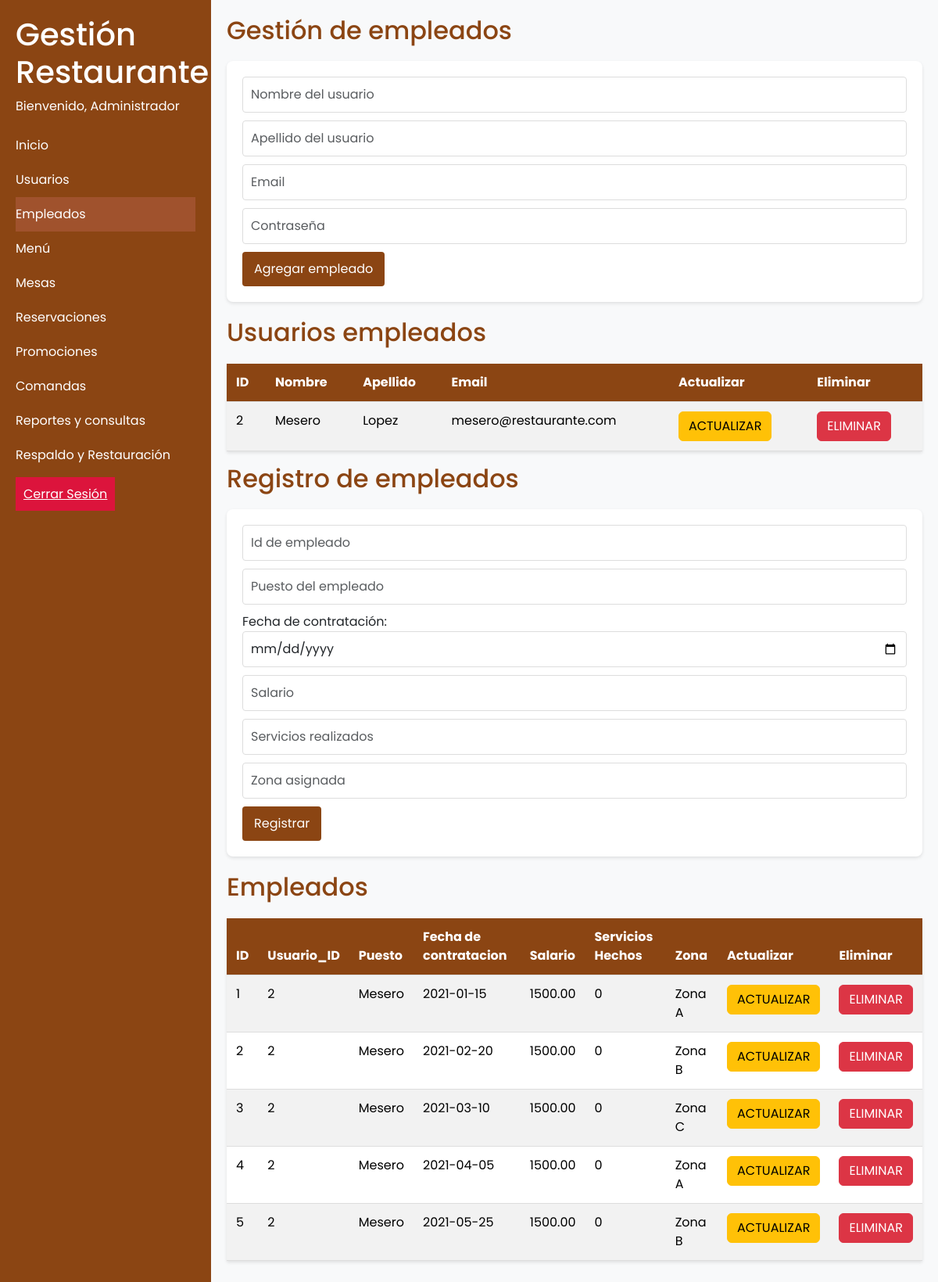
Page /empleados.php (signed in) on the committed database.
### tables this page shows
CREATE TABLE `usuarios` (
  `id` int(11) NOT NULL AUTO_INCREMENT,
  `nombre` varchar(35) NOT NULL,
  `apellido` varchar(35) NOT NULL,
  `email` varchar(100) NOT NULL,
  `contrasena` varchar(30) NOT NULL,
  `tipo` varchar(16) NOT NULL,
  PRIMARY KEY (`id`),
  UNIQUE KEY `email` (`email`)
);

CREATE TABLE `empleados` (
  `id` int(11) NOT NULL AUTO_INCREMENT,
  `usuario_id` int(11) DEFAULT NULL,
  `puesto` varchar(50) NOT NULL,
  `fecha_contratacion` date NOT NULL,
  `salario` decimal(10,2) NOT NULL,
  `servicios_realizados` int(11) DEFAULT 0,
  `zona_asignada` varchar(50) DEFAULT NULL,
  PRIMARY KEY (`id`),
  KEY `usuario_id` (`usuario_id`),
  CONSTRAINT `empleados_ibfk_1` FOREIGN KEY (`usuario_id`) REFERENCES `usuarios` (`id`)
);

### empleados.php (the view, shortened to what this page needs)
<?php
if(isset($_SESSION['usuario'])){
include 'includes/header.php';
include 'Static/connect/db.php';
?>
    <h2>Gestión de empleados</h2>
    <form class="user-form needs-validation" action="REmpleadoU.php" method="POST" novalidate>
        <div class="form-group">
            <input type="text" class="form-control" name="nombre" placeholder="Nombre del usuario" required>
        </div>
        <div class="form-group">
            <input type="text" class="form-control" name="apellido" placeholder="Apellido del usuario" required>
        </div>
        <div class="form-group">
            <input type="email" class="form-control" name="email" placeholder="Email" required>
        </div>
        <div class="form-group">
            <input type="password" class="form-control" name="contrasena" placeholder="Contraseña" required>
        </div>
        <button class="btn btn-primary" type="submit">Agregar empleado</button>
    </form>
    <h2>Usuarios empleados</h2>
    <table class="table table-striped user-table">
        <thead>
            <tr>
                <th>ID</th>
                <th>Nombre</th>
                <th>Apellido</th>
                <th>Email</th>
                <th>Actualizar</th>
                <th>Eliminar</th>
            </tr>
        </thead>
        <tbody>
        <?php
        $query = "SELECT * FROM usuarios WHERE tipo = 'empleado';";
        $resul = mysqli_query($conn, $query);
        while($row = mysqli_fetch_array($resul)){ ?>
            <tr>
            <td><?php echo $row['id'];?></td>
            <td><?php echo $row['nombre']?></td>
            <td><?php echo $row['apellido']?></td>
            <td><?php echo $row['email']?></td>
            <td>
                <a href="actualizarEmpleado.php?id=<?php echo $row['id']?>" class="btn btn-warning">ACTUALIZAR</a>
            </td>
            <td>
                <button class="btn btn-danger" data-toggle="modal" data-target="#confirmDeleteModal" data-id="<?php echo $row['id']?>">ELIMINAR</button>
            </td>
            </tr>
    <?php   }?>
        </tbody>
    </table>
    <h2>Registro de empleados</h2>
    <form class="user-form needs-validation" action="REmpleado.php" method="POST" novalidate>
        <div class="form-group">
            <input type="text" class="form-control" name="idEmpleado" placeholder="Id de empleado" required>
        </div>
        <div class="form-group">
            <input type="text" class="form-control" name="puesto" placeholder="Puesto del empleado" required>
        </div>
        <div class="form-group">
            <label for="contratacion">Fecha de contratación: </label>
            <input type="date" class="form-control" name="contratacion" placeholder="Fecha de contratación" required>
        </div>
        <div class="form-group">
            <input type="text" class="form-control" name="salario" placeholder="Salario" required>
        </div>
        <div class="form-group">
            <input type="text" class="form-control" name="serviciosRealizados" placeholder="Servicios realizados" required>
        </div>
        <div class="form-group">
            <input type="text" class="form-control" name="zona" placeholder="Zona asignada" required>
        </div>
        <button class="btn btn-primary" type="submit">Registrar</button>
    </form>
    <h2>Empleados</h2>
    <table class="table table-striped user-table">
        <thead>
            <tr>
                <th>ID</th>
                <th>Usuario_ID</th>
                <th>Puesto</th>
                <th>Fecha de contratacion</th>
                <th>Salario</th>
                <th>Servicios Hechos</th>
                <th>Zona</th>
                <th>Actualizar</th>
                <th>Eliminar</th>
            </tr>
        </thead>
        <tbody>
        <?php
        $query = "SELECT * FROM empleados";
        $resul = mysqli_query($conn, $query);
        while($row = mysqli_fetch_array($resul)){ ?>
            <tr>
            <td><?php echo $row['id'];?></td>
            <td><?php echo $row['usuario_id']?></td>
            <td><?php echo $row['puesto']?></td>
            <td><?php echo $row['fecha_contratacion'];?></td>
            <td><?php echo $row['salario']?></td>
            <td><?php echo $row['servicios_realizados']?></td>
            <td><?php echo $row['zona_asignada']?></td>
            <td>
                <a href="actualizarEmpleadoU.php?id=<?php echo $row['id']?>" class="btn btn-warning">ACTUALIZAR</a>
            </td>
            <td>
                <button class="btn btn-danger" data-toggle="modal" data-target="#confirmDeleteModal" data-id="<?php echo $row['id']?>">ELIMINAR</button>
            </td>
            </tr>
    <?php   }?>
        </tbody>
    </table>
<?php
include 'includes/footer.php';
}else{
    header("Location: login.php");
}
?>

### Static/css/styles.css (style rules this page uses)
html, body { height: 100%; margin: 0; padding: 0; font-family: 'Poppins', sans-serif; }
body { margin: 0; padding: 0; min-height: 100vh; background-color: #f8f9fa; }
input:invalid { animation: shake 0.3s; }
.content h2 { color: #8B4513; margin-bottom: 20px; }
.user-form { background-color: #fff; padding: 20px; border-radius: 8px; box-shadow: 0 2px 4px rgba(0,0,0,0.1); margin-bottom: 20px; }
.user-form input { display: block; width: 100%; padding: 10px; margin-bottom: 10px; border: 1px solid #ddd; border-radius: 4px; font-size: 16px; }
.user-form button { background-color: #8B4513; color: white; padding: 10px 15px; border: none; border-radius: 4px; cursor: pointer; font-size: 16px; }
.user-table { width: 100%; border-collapse: collapse; background-color: #fff; box-shadow: 0 2px 4px rgba(0,0,0,0.1); }
.user-table th, .user-table td { padding: 12px; text-align: left; border-bottom: 1px solid #ddd; }
.user-table th { background-color: #8B4513; color: white; }
.user-table tr:nth-child(even) { background-color: #f9f9f9; }
.form-control { margin-bottom: 15px; }

### rows in the picture
usuarios: id "2", nombre "Mesero", apellido "Lopez", email "mesero@restaurante.com"
empleados: id "1", usuario "2", puesto "Mesero", fecha_contratacion "2021-01-15", salario "1500.00", servicios_realizados "0", zona_asignada "Zona A"
empleados: id "2", usuario "2", puesto "Mesero", fecha_contratacion "2021-02-20", salario "1500.00", servicios_realizados "0", zona_asignada "Zona B"
empleados: id "3", usuario "2", puesto "Mesero", fecha_contratacion "2021-03-10", salario "1500.00", servicios_realizados "0", zona_asignada "Zona C"
empleados: id "4", usuario "2", puesto "Mesero", fecha_contratacion "2021-04-05", salario "1500.00", servicios_realizados "0", zona_asignada "Zona A"
empleados: id "5", usuario "2", puesto "Mesero", fecha_contratacion "2021-05-25", salario "1500.00", servicios_realizados "0", zona_asignada "Zona B"

### other values in the picture
$nombreUsuario "Administrador"
